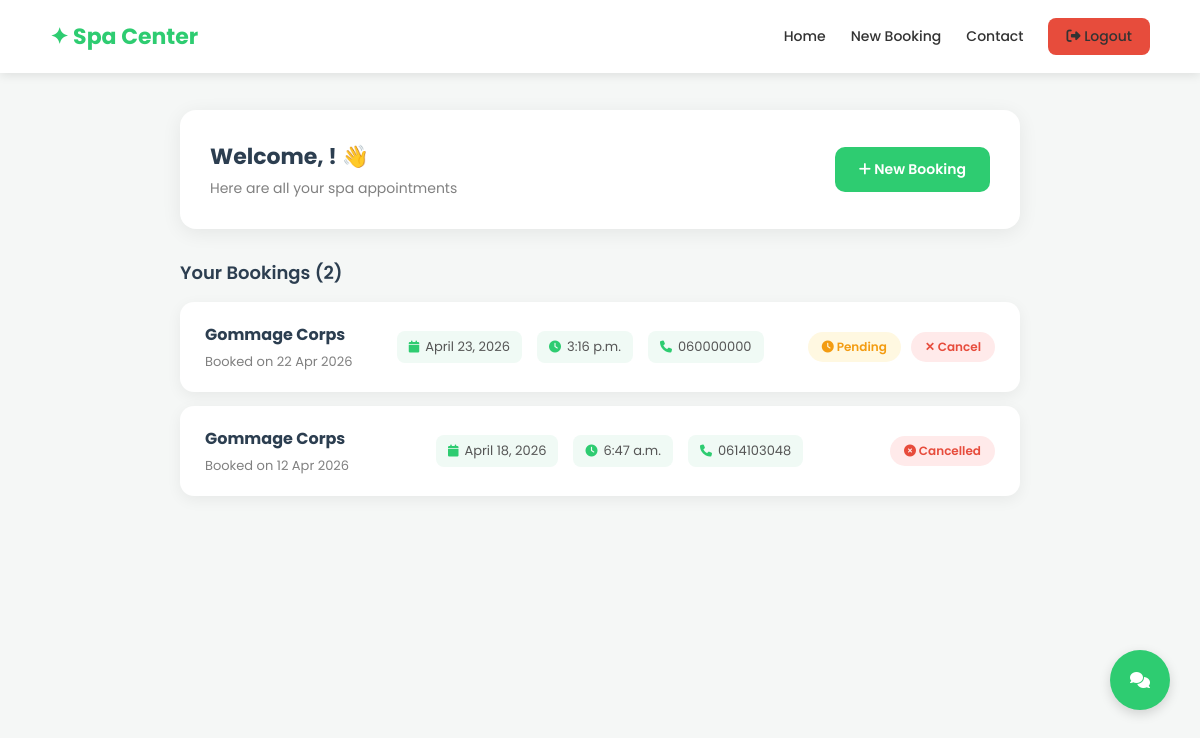
/dashboard/ (signed in), run on an earlier commit of the app's database.
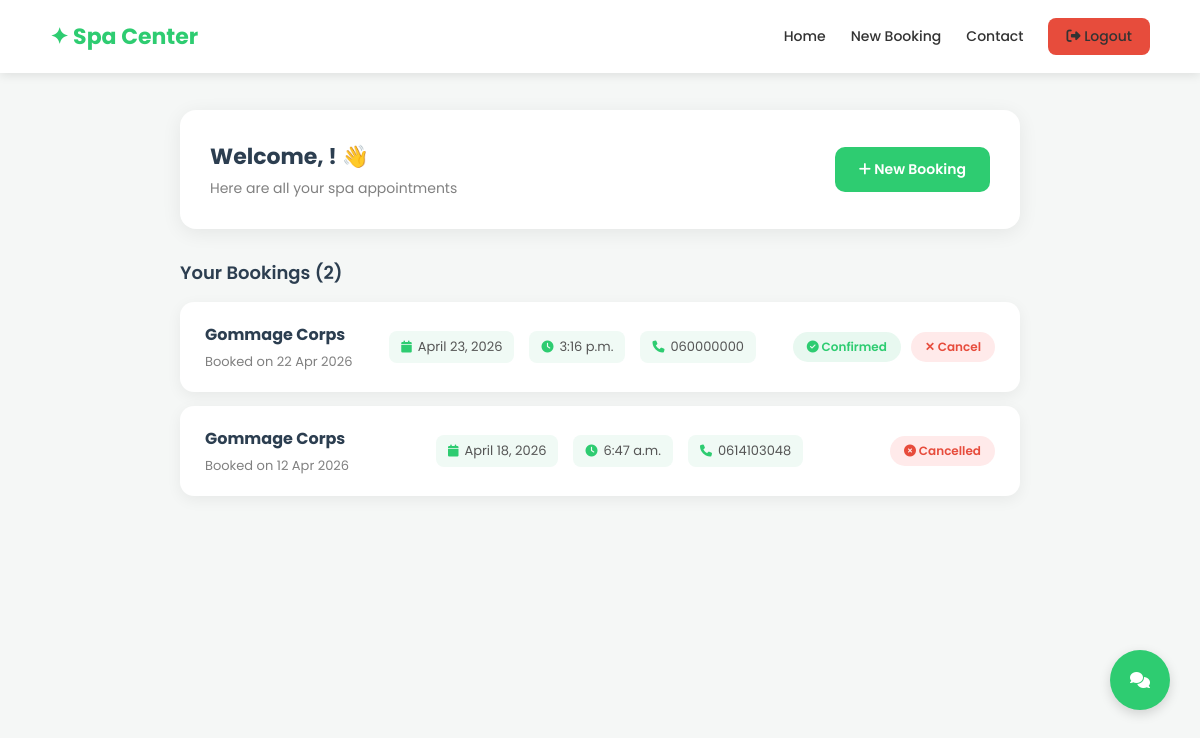
And on a later commit of the database.
### spa/models.py (models this page shows, shortened)
class Booking(models.Model):
    STATUS_CHOICES = [
        ('pending',   'Pending'),
        ('confirmed', 'Confirmed'),
        ('cancelled', 'Cancelled'),
    ]
    user       = models.ForeignKey(User, on_delete=models.CASCADE, null=True, blank=True)
    first_name = models.CharField(max_length=100)
    last_name  = models.CharField(max_length=100)
    email      = models.EmailField()
    phone      = models.CharField(max_length=20)
    service    = models.CharField(max_length=100)
    date       = models.DateField()
    time       = models.TimeField()
    status     = models.CharField(max_length=20, choices=STATUS_CHOICES, default='pending')
    created_at = models.DateTimeField(auto_now_add=True)

### spa/views.py (the view)
# urls.py: path('dashboard/',        views.dashboard,        name='dashboard'),
@login_required(login_url='/login/')
def dashboard(request):
    bookings = Booking.objects.filter(user=request.user).order_by('-created_at')
    return render(request, 'dashboard.html', {'bookings': bookings})

### templates/dashboard.html (shortened to what this page needs)
<!DOCTYPE html>
<html lang="en">
<head>
    <link rel="stylesheet" href="https://cdnjs.cloudflare.com/ajax/libs/font-awesome/6.5.0/css/all.min.css">
</head>
<body>
    <header class="navbar">
        <span class="logo">✦ Spa Center</span>
<nav class="nav-menu" id="nav-menu">
            <a href="/">Home</a>
            <a href="/booking/">New Booking</a>
            <a href="/contact/">Contact</a>
            <a href="/logout/" class="logout-btn"><i class="fa-solid fa-right-from-bracket"></i> Logout</a>
        </nav>
    </header>
    <div class="dashboard">
        <div class="welcome">
            <div>
                <h2>Welcome, {{ user.first_name }}! 👋</h2>
                <p>Here are all your spa appointments</p>
            </div>
            <a href="/booking/" class="new-booking-btn">
                <i class="fa-solid fa-plus"></i> New Booking
            </a>
        </div>
        <p class="section-title">Your Bookings ({{ bookings.count }})</p>
        {% if bookings %}
    {% for booking in bookings %}
<div class="booking-card">
    <div class="booking-info">
        <h4>{{ booking.service }}</h4>
        <p>Booked on {{ booking.created_at|date:"d M Y" }}</p>
    </div>
    <div class="booking-meta">
        <div class="meta-badge">
            <i class="fa-solid fa-calendar"></i> {{ booking.date }}
        </div>
        <div class="meta-badge">
            <i class="fa-solid fa-clock"></i> {{ booking.time }}
        </div>
        <div class="meta-badge">
            <i class="fa-solid fa-phone"></i> {{ booking.phone }}
        </div>
    </div>
    <div style="display:flex; align-items:center; gap:10px;">
        {% if booking.status == 'confirmed' %}
        <span class="status-badge" style="background:#e8f8f0; color:#2ecc71;">
            <i class="fa-solid fa-circle-check"></i> Confirmed
        </span>
        {% elif booking.status == 'cancelled' %}
        <span class="status-badge" style="background:#ffeaea; color:#e74c3c;">
            <i class="fa-solid fa-circle-xmark"></i> Cancelled
        </span>
        {% else %}
        <span class="status-badge" style="background:#fff8e1; color:#f39c12;">
            <i class="fa-solid fa-clock"></i> Pending
        </span>
        {% endif %}
        {% if booking.status != 'cancelled' %}
        <a href="/booking/cancel/{{ booking.id }}/"
           onclick="return confirm('Are you sure you want to cancel this booking?')"
           style="padding:6px 14px; border-radius:20px; font-size:12px; font-weight:600;
                  background:#ffeaea; color:#e74c3c; text-decoration:none;">
            ✕ Cancel
        </a>
        {% endif %}
    </div>
</div>
{% endfor %}
        {% else %}
            <div class="no-bookings">
                <i class="fa-solid fa-calendar-xmark"></i>
                <p>You have no bookings yet.</p>
            </div>
        {% endif %}
    </div>
<div id="chatbot-widget">
    <div id="chatbot-toggle">
        <i class="fas fa-comments"></i>
    </div>
</div>
</body>
</html>

What changed in the data, as far as the page shows it:
changed Booking "22 Apr 2026": status "Pending" → "Confirmed"
